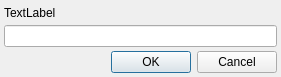
<?xml version="1.0" encoding="UTF-8"?>
<ui version="4.0">
 <class>DialogSetPayParamValue</class>
 <widget class="QDialog" name="DialogSetPayParamValue">
  <property name="geometry">
   <rect>
    <x>0</x>
    <y>0</y>
    <width>281</width>
    <height>77</height>
   </rect>
  </property>
  <property name="windowTitle">
   <string>Задать значение</string>
  </property>
  <layout class="QVBoxLayout" name="verticalLayout">
   <property name="spacing">
    <number>4</number>
   </property>
   <property name="leftMargin">
    <number>4</number>
   </property>
   <property name="topMargin">
    <number>4</number>
   </property>
   <property name="rightMargin">
    <number>4</number>
   </property>
   <property name="bottomMargin">
    <number>4</number>
   </property>
   <item>
    <widget class="QLabel" name="labelName">
     <property name="text">
      <string>TextLabel</string>
     </property>
    </widget>
   </item>
   <item>
    <widget class="QLineEdit" name="lineEditValue"/>
   </item>
   <item>
    <widget class="QDialogButtonBox" name="buttonBox">
     <property name="orientation">
      <enum>Qt::Horizontal</enum>
     </property>
     <property name="standardButtons">
      <set>QDialogButtonBox::Cancel|QDialogButtonBox::Ok</set>
     </property>
    </widget>
   </item>
  </layout>
 </widget>
 <resources/>
 <connections>
  <connection>
   <sender>buttonBox</sender>
   <signal>rejected()</signal>
   <receiver>DialogSetPayParamValue</receiver>
   <slot>reject()</slot>
   <hints>
    <hint type="sourcelabel">
     <x>316</x>
     <y>260</y>
    </hint>
    <hint type="destinationlabel">
     <x>286</x>
     <y>274</y>
    </hint>
   </hints>
  </connection>
 </connections>
</ui>
